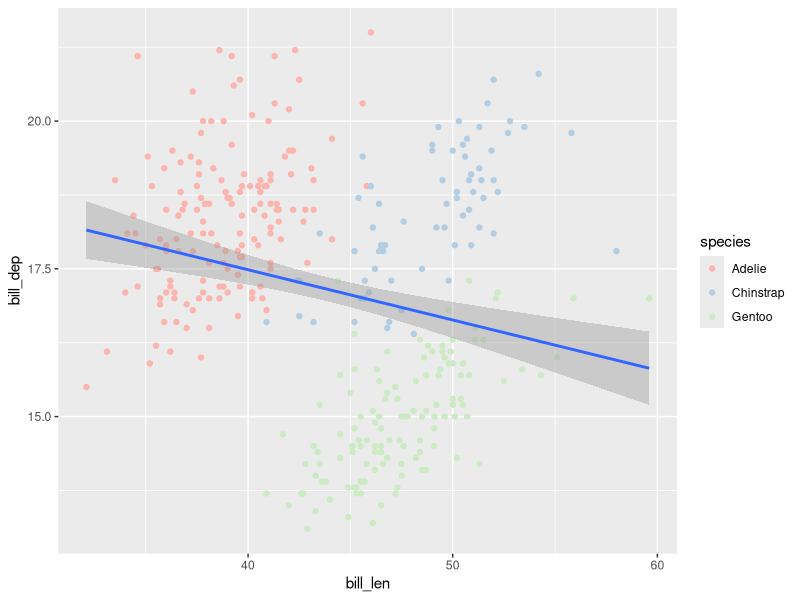
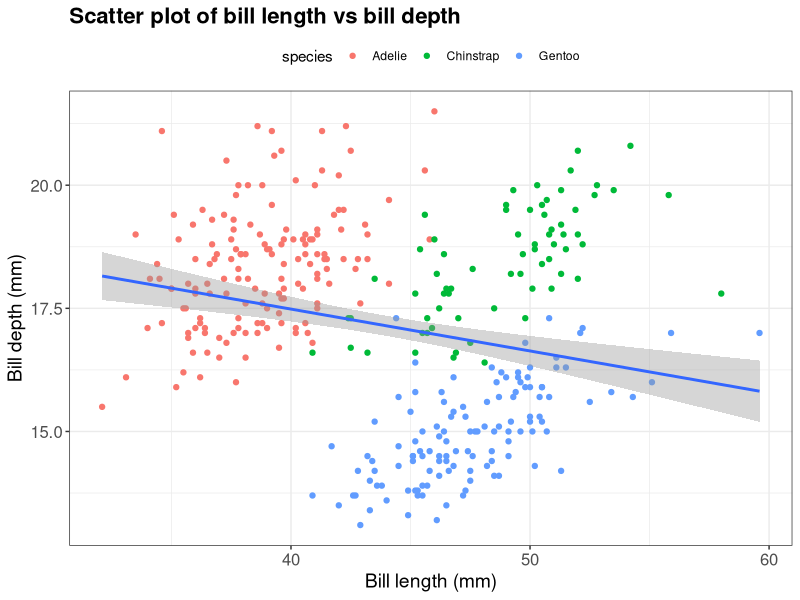
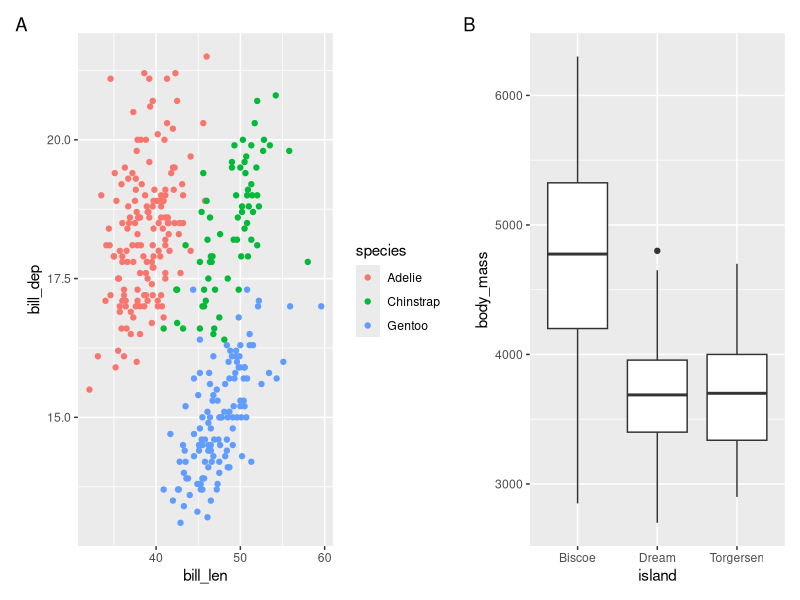

Here is the R script that generated these plots, in order:
## ---- chunk 1
stepwise_vec <- seq(from = 6, to = 8, by = 0.2)
stepwise_vec
## ---- chunk 2
  length(stepwise_vec)
## ---- chunk 3
  # Print the first 6 elements:
  head(stepwise_vec)

  # Print the last 6 elements:
  tail(stepwise_vec)

  # Both head and tail have argument `n` to specify the number of elements:
  tail(stepwise_vec, n = 2)
## ---- chunk 4
  # mean() will compute the mean (average) across all elements
  mean(stepwise_vec)
## ---- chunk 5
  stepwise_vec[length(stepwise_vec)] <- 0
  stepwise_vec
## ---- chunk 6
  stepwise_vec[2] <- mean(stepwise_vec)
  stepwise_vec
## ---- chunk 7
x <- 1:26
x

y <- x - 0.5
y
## ---- chunk 8
diet_fct <- factor(c("high", "medium", "low"), levels = c("low", "medium", "high"))
typeof(diet_fct)
## ---- chunk 9
#| message: false
library(tidyverse)
penguins <- as_tibble(penguins)
## ---- chunk 10
mass_summary <- penguins |>
  group_by(species, island) |>
  summarize(mean_mass = mean(body_mass, na.rm = TRUE), .groups = "drop")
mass_summary
## ---- chunk 11
mass_summary |>
  pivot_wider(
    names_from = island, # column whose values become the new column names
    values_from = mean_mass # column whose values fill the new columns
  )
## ---- chunk 12
species_info <- tibble(
  species = c("Adelie", "Chinstrap", "Gentoo"),
  scientific_name = c("Pygoscelis adeliae", "Pygoscelis antarcticus", "Pygoscelis papua")
)
## ---- chunk 13
penguins |>
  left_join(species_info, by = join_by(species)) |>
  select(species, scientific_name, body_mass)
## ---- chunk 14
penguins |>
  ggplot(aes(x = bill_len, y = bill_dep)) +
  geom_point(aes(color = species)) +
  scale_color_brewer(palette = "Pastel1") +
  geom_smooth(method = "lm")
## ---- chunk 15
penguins |>
  ggplot(aes(x = bill_len, y = bill_dep)) +
  geom_point(aes(color = species)) +
  geom_smooth(method = "lm") +
  labs(
    title = "Scatter plot of bill length vs bill depth",
    x = "Bill length (mm)",
    y = "Bill depth (mm)"
  ) +
  theme_bw() +
  theme(
    plot.title = element_text(size = 16, face = "bold"),
    axis.title = element_text(size = 14),
    axis.text = element_text(size = 12),
    legend.position = "top"
  )
## ---- chunk 16
library(patchwork)
## ---- chunk 17
scatter_plot <- penguins |>
  ggplot(aes(x = bill_len, y = bill_dep, color = species)) +
  geom_point()

box_plot <- penguins |>
  ggplot(aes(x = island, y = body_mass)) +
  geom_boxplot()
## ---- chunk 18
#| fig-width: 10
#| fig-height: 4
(scatter_plot | box_plot) +
  plot_annotation(tag_levels = "A")
